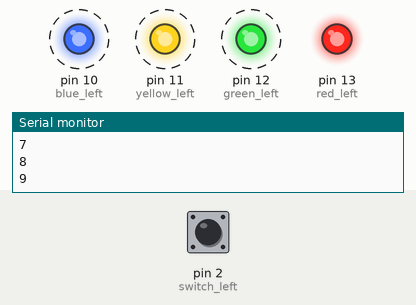
This sketch was run on a simulated Arduino Uno, built with avr-gcc and run on an emulated ATmega328P. Parts: output pins drawn as LEDs (lit = HIGH), the last lines printed to the serial monitor. Dashed ring = blinking. The inputs (shaded band) are chosen by the test bench; at power-on: pin 2 (switch_left) HIGH.

Above: at 1.28 s.
1.3 s: pin 2 (switch_left) pulled LOW for 3.2 s
At 4.57 s:
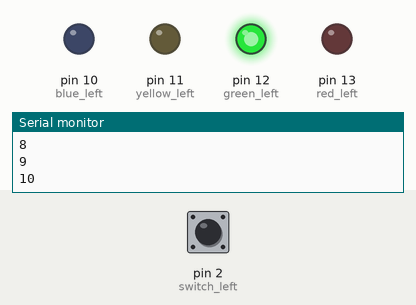
6.0 s: pin 2 (switch_left) pulled LOW for 0.15 s
At 6.2 s:
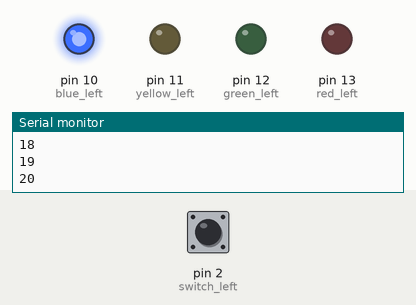
At 7.12 s:
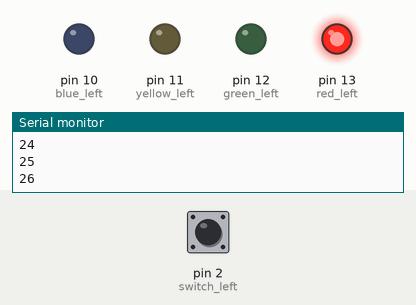
Timing chart, 0 to 15.0 s (numbered marks = the images above; inputs shaded):
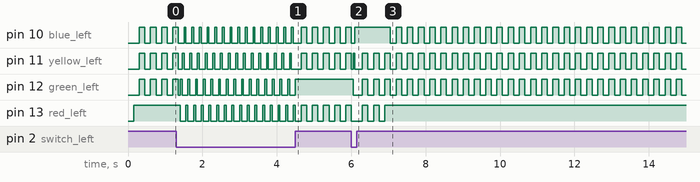

Measured:
- after the input at 1.3 s, pin 13 (red_left): goes 15 × (LOW 0.15 s, HIGH 0.05 s), 4 × (LOW 0.15 s, HIGH 0.15 s), LOW 0.15 s, then HIGH, starting after 0.10 s
- after the input at 6.0 s, pin 12 (green_left): HIGH → LOW after 0.05 s, then repeats every 0.30 s: HIGH 0.15 s, LOW 0.15 s
- by itself, pin 12 (green_left): repeats every 0.21 s: HIGH 0.05 s, LOW 0.15 s, until it stays HIGH from 4.5 s

The sketch:

LED_helmet_prototype_2.ino
```cpp
const int red_left = 13;
const int green_left = 12;
const int yellow_left = 11;
const int blue_left = 10;

const int switch_left = 2;

int blink_time = 0;
int switch_state_left = LOW;

void setup(){
  pinMode(red_left, OUTPUT);
  pinMode(green_left, OUTPUT);
  pinMode(yellow_left, OUTPUT);
  pinMode(blue_left, OUTPUT);
  pinMode(switch_left, INPUT_PULLUP);

  Serial.begin(9600);
}

void loop(){
  /* Initially the all LEDs will light up.
   If I press a button, LEDs will blink.
   Press again, LEDs will not blink but just light up.
   */

  // Check if the button is pressed.
  if(digitalRead(switch_left) == HIGH) {
    ++switch_state_left; // Increment by 1.
    Serial.println(switch_state_left);
    delay(150);
  }

  if(switch_state_left % 2 == 0) {
    digitalWrite(red_left, HIGH);
    digitalWrite(green_left, HIGH);
    digitalWrite(yellow_left, HIGH);
    digitalWrite(blue_left, HIGH);
  }
  else{
    // Reset blink_time when it's over the cycle
    if(blink_time >= 200) {blink_time = 0;}

    blink_time = blinker(red_left, green_left, yellow_left,
    blue_left, blink_time);
    blink_time++;
    delay(1);
  }

}

// Function to blink LEDs
// "time" tells which LED to blink
int blinker(const int red, const int green, const int yellow,
const int blue, int time) {

  if(time < 50) {
  digitalWrite(red, HIGH);
  digitalWrite(green, LOW);
  digitalWrite(yellow, LOW);
  digitalWrite(blue, LOW);
  }

  else if(time >= 50 && time < 100) {
  digitalWrite(red, LOW);
  digitalWrite(green, HIGH);
  digitalWrite(yellow, LOW);
  digitalWrite(blue, LOW);
  }

  else if(time >= 100 && time < 150) {
  digitalWrite(red, LOW);
  digitalWrite(green, LOW);
  digitalWrite(yellow, HIGH);
  digitalWrite(blue, LOW);
  }

  else if(time >= 150 && time < 200) {
  digitalWrite(red, LOW);
  digitalWrite(green, LOW);
  digitalWrite(yellow, LOW);
  digitalWrite(blue, HIGH);
  }

  return time;
}
```
